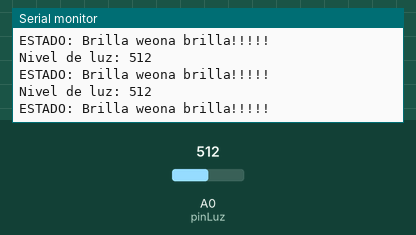
Simulated run of this sketch. Board: Arduino Uno, built with avr-gcc and run on an emulated ATmega328P. Shown: the last lines printed to the serial monitor. The inputs (shaded band) are chosen by the test bench; at power-on: A0 (pinLuz) = 512.

Above: at 1.3 s.
1.4 s: A0 (pinLuz) set to 482
At 1.82 s:
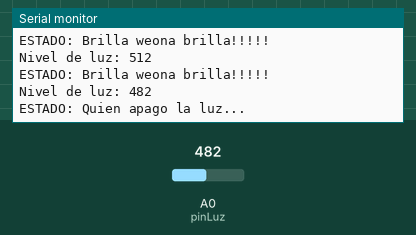
3.5 s: A0 (pinLuz) set to 510
At 3.82 s:
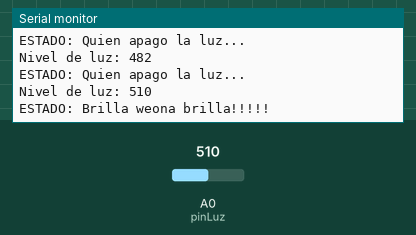
Timing chart, 0 to 6.5 s (numbered marks = the images above; inputs shaded):
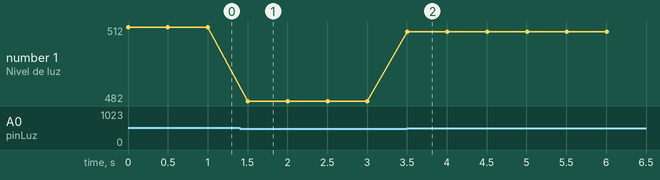

The sketch:

Sintiendo_La_Luz.ino
```cpp
// Ejercicio 2.1: El Sensor de Luz
const int pinLuz = A0;
int umbralLuz = 500; // Tú decides qué es "oscuro" tiene que ser un valor entre 0 y 1023

void setup() {
  Serial.begin(9600);
}

void loop() {
  int valor = analogRead(pinLuz);
  Serial.print("Nivel de luz: ");
  Serial.println(valor);

  if (valor < umbralLuz) {
    Serial.println("ESTADO: Quien apago la luz...");
  } else {
    Serial.println("ESTADO: Brilla weona brilla!!!!!");
  }
  delay(500); //espera medio segundo
}
```

Measured:
- the behaviour switches between 500 and 499 on A0 (pinLuz) (found by bisection; images 0 and 1)
- after the input at 1.4 s, the serial monitor: prints a new line after 0.10 s (image 1)
- after the input at 3.5 s, the serial monitor: prints a new line at once (image 2)
- plotted number 1: 512 → 482 after the input at 1.4 s, 482 → 510 after the input at 3.5 s
